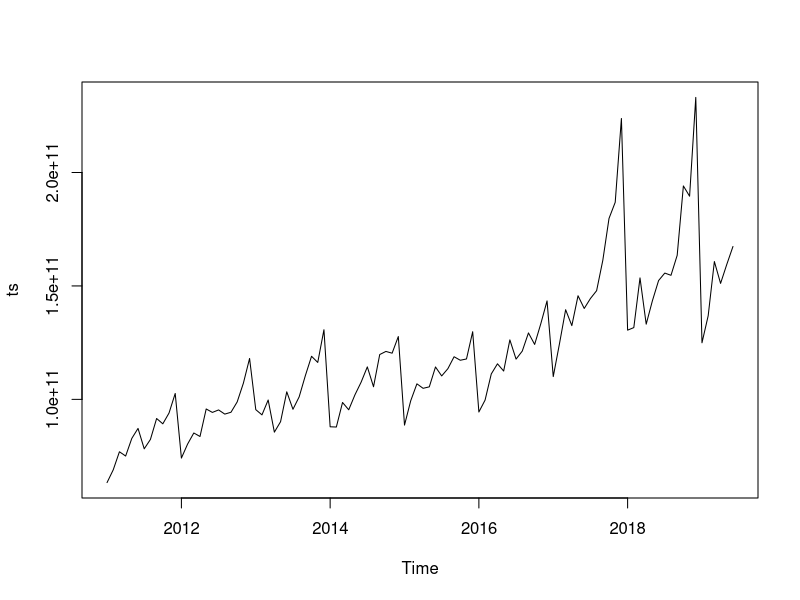
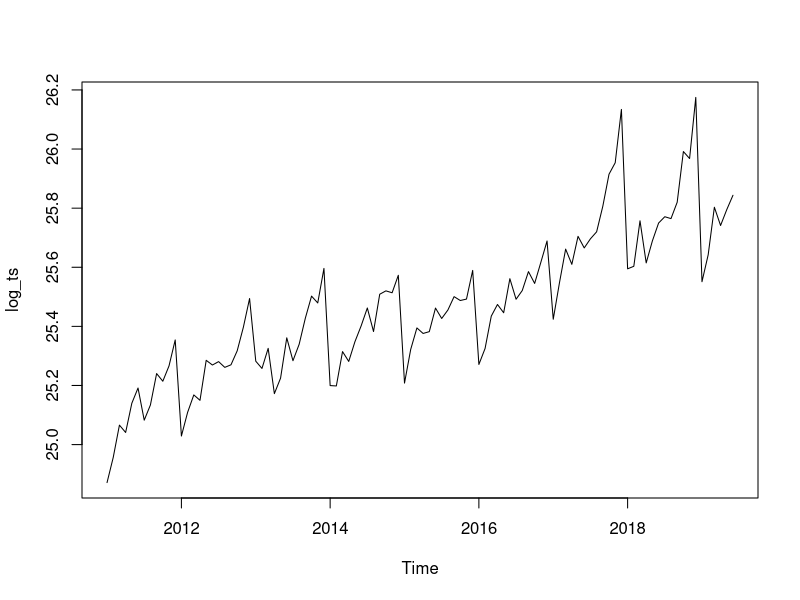
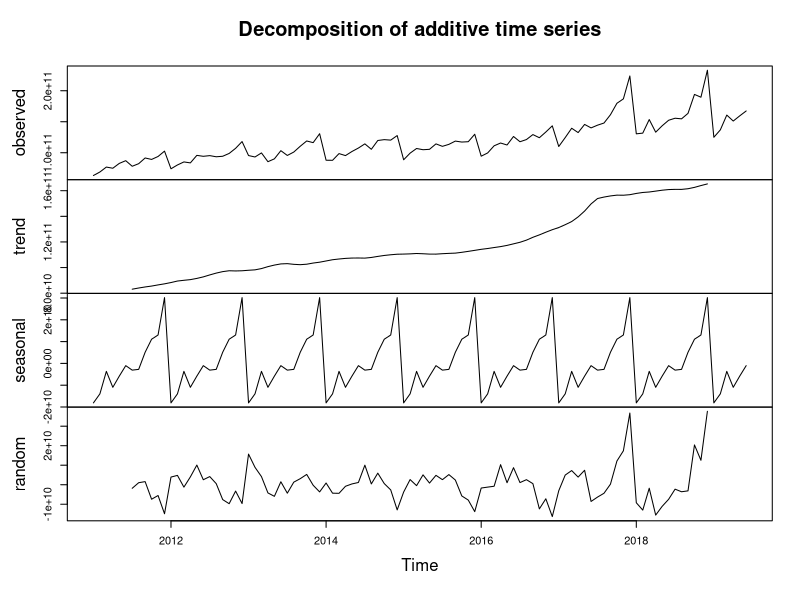
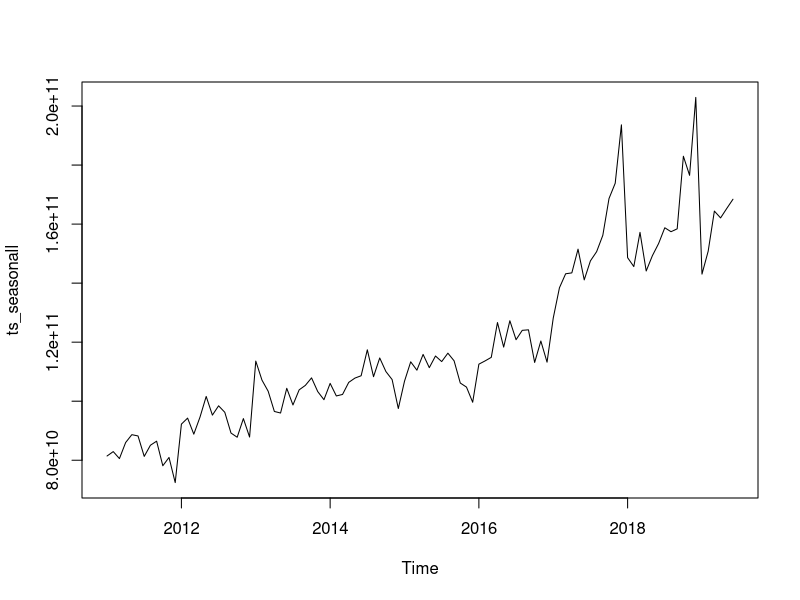
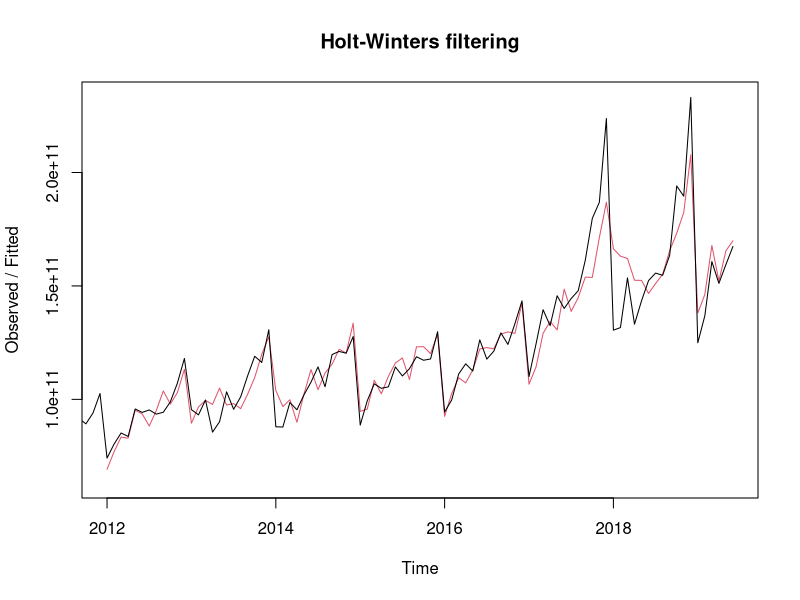
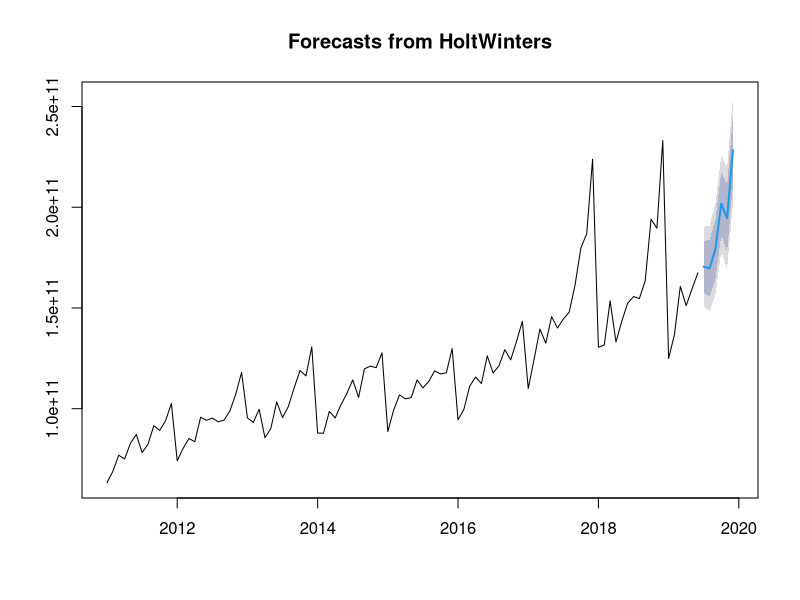
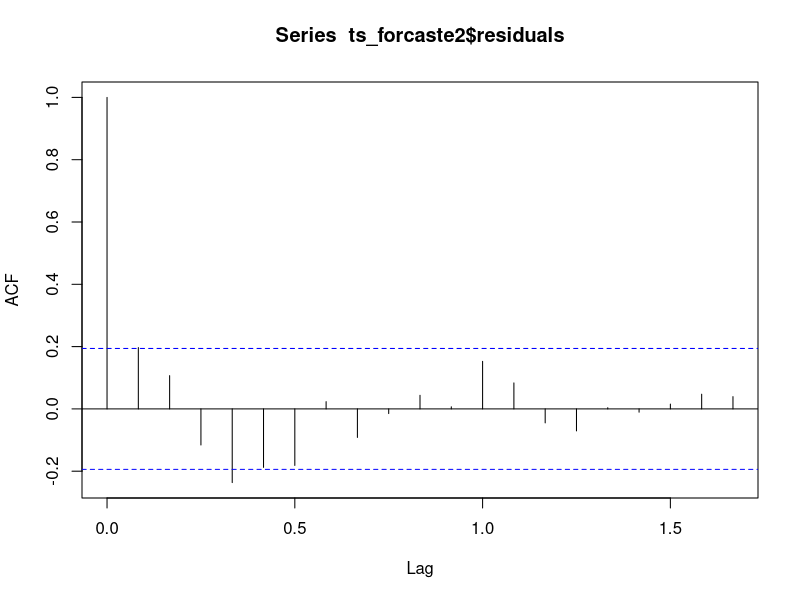
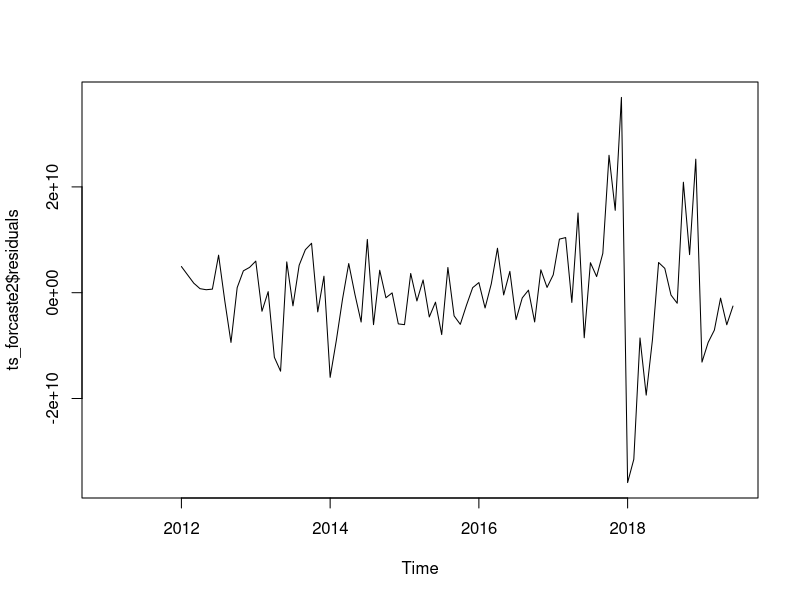

Write R code to recreate these figures, in order.
## ---- chunk 1
library(readxl)
library(forecast)
## ---- chunk 2

plotForecastErrors <- function(forecasterrors)
{
  # make a histogram of the forecast errors:
  mybinsize <- IQR(forecasterrors,na.rm = T)/4
  mysd   <- sd(forecasterrors, na.rm = T)
  mymin  <- min(forecasterrors,na.rm = T) - mysd*5
  mymax  <- max(forecasterrors, na.rm = T) + mysd*3
  # generate normally distributed data with mean 0 and standard deviation mysd
  mynorm <- rnorm(10000, mean=0, sd=mysd)
  mymin2 <- min(mynorm)
  mymax2 <- max(mynorm)
  if (mymin2 < mymin) { mymin <- mymin2 }
  if (mymax2 > mymax) { mymax <- mymax2 }
  # make a red histogram of the forecast errors, with the normally distributed data overlaid:
  mybins <- seq(mymin, mymax, mybinsize)
  hist(forecasterrors, col="red", freq=FALSE, breaks=mybins)
  # freq=FALSE ensures the area under the histogram = 1
  # generate normally distributed data with mean 0 and standard deviation mysd
  myhist <- hist(mynorm, plot=FALSE)
  # plot the normal curve as a blue line on top of the histogram of forecast errors:
  points(myhist$mids, myhist$density, type="l", col="blue", lwd=2)
}

growth <- function(present, past) {
  (present - past) / past
}

## ---- chunk 3

df <- read_xls('economy.xls', sheet='2011-2019 NACE 2')

df = df[4,]
df = df[-c(1,3)]
rownames(df) = df[1]
df = df[-1]
df = t(df)
df[] <- sapply(df[],function(x) as.numeric(as.character(x)))
df = as.numeric(df)
df= df * 1000000
ts = ts(df, start = c(2011,1), frequency = c(12))
## ---- chunk 4
ts.plot(ts)
## ---- chunk 5

log_ts <- log(ts)
plot.ts(log_ts)

## ---- chunk 6
ts_components <- decompose(ts)
## ---- chunk 7
ts_components$seasonal
## ---- chunk 8
plot(ts_components)
## ---- chunk 9

ts_seasonall <- ts - ts_components$seasonal

## ---- chunk 10
plot(ts_seasonall)

## ---- chunk 11
ts_forcaste <- HoltWinters(ts)
ts_forcaste
#
## ---- chunk 12
ts_forcaste$SSE

## ---- chunk 13
plot(ts_forcaste)
## ---- chunk 14
ts_forcaste2 = forecast:::forecast.HoltWinters(ts_forcaste, h= 6)
(as.data.frame(ts_forcaste2))[1]
## ---- chunk 15
forecast:::plot.forecast(ts_forcaste2)
## ---- chunk 16
year_2018 <- window(ts, 2018, c(2018,12))
year_2019 <- window(ts, 2019)
year_2019_predict_HW <- (as.data.frame(ts_forcaste2))[1][c(1:6),]
sum_year_2019 = sum(c(year_2019,year_2019_predict_HW))
growth_HW <- growth(sum_year_2019,sum(year_2018))
growth_HW 
## ---- chunk 17
acf(ts_forcaste2$residuals, lag.max=20, na.action = na.pass)
Box.test(ts_forcaste2$residuals, lag=20, type="Ljung-Box")
## ---- chunk 18
plot.ts(ts_forcaste2$residuals)

## ---- chunk 19
plotForecastErrors(ts_forcaste2$residuals)
## ---- chunk 20
plot.ts(ts)
ts_diff1 <-  diff(ts, differences = 1)

plot.ts(ts_diff1)
## ---- chunk 21

acf(ts_diff1, lag.max=20)             # plot a correlogram
## ---- chunk 22
acf(ts_diff1, lag.max=20, plot=FALSE) # get the autocorrelation values
## ---- chunk 23
pacf(ts_diff1, lag.max=20)             # plot a partial correlogram
pacf(ts_diff1, lag.max=20, plot=FALSE) # get the partial autocorrelation values
## ---- chunk 24
ts_arima = Arima(ts, order=c(1,1,1),seasonal = list(order = c(1,1,1)))
ts_arima
## ---- chunk 25
ts_arima_forecast = forecast(ts_arima,h = 6)
ts_arima_forecast

forecast:::plot.forecast(ts_arima_forecast)
## ---- chunk 26

year_2019_predict_ARIMA <- (as.data.frame(ts_arima_forecast))[1][c(1:6),]
sum_year_2019 = sum(c(year_2019,year_2019_predict_ARIMA))
growth_ARIMA <- growth(sum_year_2019, sum(year_2018))
growth_ARIMA 

## ---- chunk 27
acf(ts_arima_forecast$residuals, lag.max=20)
Box.test(ts_arima_forecast$residuals, lag=20, type="Ljung-Box")
## ---- chunk 28
plot.ts(ts_arima_forecast$residuals)            # make time plot of forecast errors
plotForecastErrors(ts_arima_forecast$residuals)
## ---- chunk 29
ts_arima = Arima(ts, order=c(2,1,1),seasonal = list(order = c(2,1,0)))
ts_arima
## ---- chunk 30
ts_arima_forecast = forecast(ts_arima,h = 6)
ts_arima_forecast

forecast:::plot.forecast(ts_arima_forecast)
## ---- chunk 31

year_2019_predict_ARIMA <- (as.data.frame(ts_arima_forecast))[1][c(1:6),]
sum_year_2019 = sum(c(year_2019,year_2019_predict_ARIMA))
growth_ARIMA2 <- growth(sum_year_2019, sum(year_2018))
growth_ARIMA2 

## ---- chunk 32
acf(ts_arima_forecast$residuals, lag.max=20)
Box.test(ts_arima_forecast$residuals, lag=20, type="Ljung-Box")
## ---- chunk 33
plot.ts(ts_arima_forecast$residuals)            # make time plot of forecast errors
plotForecastErrors(ts_arima_forecast$residuals)
## ---- chunk 34

fit <- auto.arima(ts,max.p = 5,max.q = 5,max.P = 5,max.Q = 5,max.d = 3,seasonal = TRUE)
fit
fit_forecast = forecast(fit,h=6)
plot(fit_forecast)
# str(fit)
## ---- chunk 35


year_2019_predict_auto.arima <- (as.data.frame(fit_forecast))[1][c(1:6),]
year_2019_predict_auto.arima_95_low <- (as.data.frame(fit_forecast))[4][c(1:6),]
year_2019_predict_auto.arima_95_high <- (as.data.frame(fit_forecast))[5][c(1:6),]

sum_year_2019 = sum(c(year_2019,year_2019_predict_auto.arima))
sum_year_2019_low = sum(c(year_2019,year_2019_predict_auto.arima_95_low))
sum_year_2019_high = sum(c(year_2019,year_2019_predict_auto.arima_95_high))


growth_auto.arima <- -growth(sum(year_2018),sum_year_2019)
growth_auto.arima_95_low <- -growth(sum(year_2018),sum_year_2019_low)
growth_auto.arima_95_high <- -growth(sum(year_2018),sum_year_2019_high)

growth_auto.arima
growth_auto.arima_95_low
growth_auto.arima_95_high
## ---- chunk 36
growth_ARIMA

growth_ARIMA2

growth_auto.arima

growth_HW

## ---- chunk 37
df = rbind(growth_ARIMA ,growth_ARIMA2, growth_auto.arima, growth_HW)
df = as.data.frame(t(df))
rownames(df) = "nov-19"
writexl::write_xlsx(df,"total-industry-19.xlsx")
